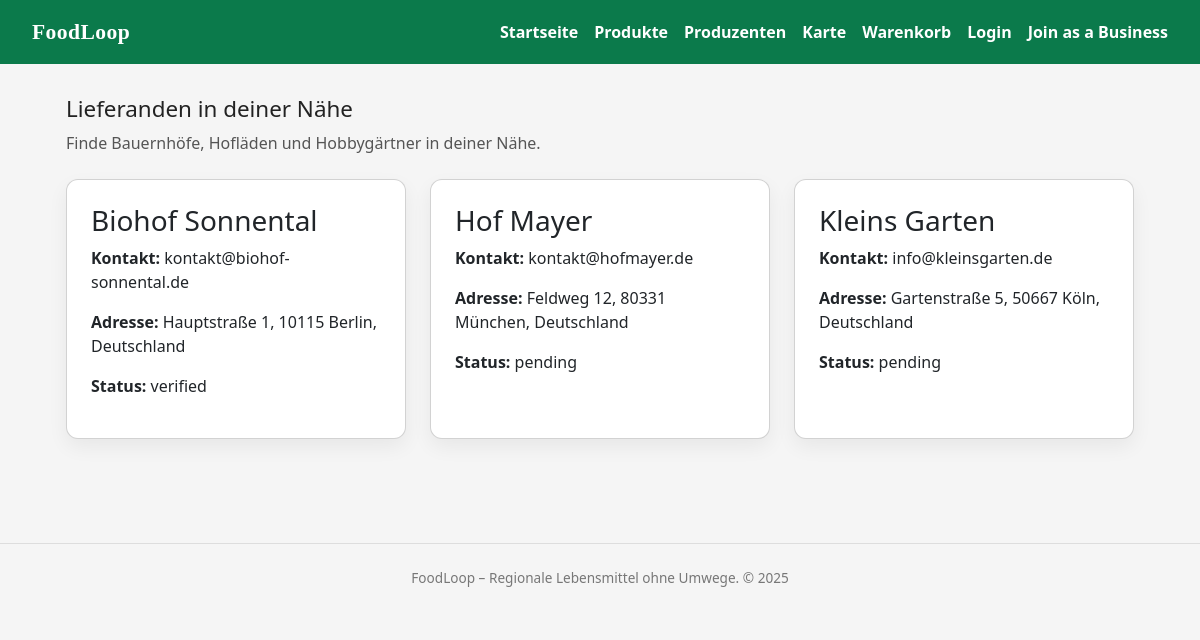
The page /producers on the database its author committed.
### models.py (models this page shows)
class ProducerProfile(db.Model):
    __tablename__ = "producer_profile"
    producer_id = db.Column(db.Integer, primary_key=True)
    user_id = db.Column(db.Integer, db.ForeignKey("user.id"), nullable=False, unique=True)
    address_id = db.Column(db.Integer, db.ForeignKey("address.address_id"), nullable=True)
    display_name = db.Column(db.String(255), nullable=False)
    legal_name = db.Column(db.String(255), nullable=True)
    tax_id = db.Column(db.String(50), nullable=True)
    contact_email = db.Column(db.String(255), nullable=False)
    contact_phone = db.Column(db.String(50), nullable=True)
    verification_status = db.Column(db.String(20), nullable=False, default="pending")
    created_at = db.Column(db.DateTime, default=datetime.utcnow, nullable=False)
    user = db.relationship("User", back_populates="producer_profile")
    products = db.relationship("Product", back_populates="producer", lazy="dynamic")
    address = db.relationship("Address", back_populates="producers")

class Address(db.Model):
    __tablename__ = "address"
    address_id = db.Column(db.Integer, primary_key=True)
    street = db.Column(db.String(255), nullable=False)
    city = db.Column(db.String(100), nullable=False)
    zip = db.Column(db.String(20), nullable=False)
    country = db.Column(db.String(100), nullable=False)
    created_at = db.Column(db.DateTime, default=datetime.utcnow, nullable=False)
    customers = db.relationship("CustomerProfile", back_populates="address", lazy="dynamic")
    producers = db.relationship("ProducerProfile", back_populates="address", lazy="dynamic")

### app.py (the view)
@app.route("/producers")
def producers():
    producers = ProducerProfile.query.all()
    return render_template("producers.html", producers=producers, current_zip="", current_type="")

### templates/producers.html (shortened to what this page needs)
{% extends "base.html" %}
{% block content %}
<section>
    <h1 class="section-title">Lieferanden in deiner Nähe</h1>
    <p class="section-sub">
        Finde Bauernhöfe, Hofläden und Hobbygärtner in deiner Nähe.
    </p>
    <div class="grid">
        {% if producers %}
            {% for prod in producers %}
                <div class="card">
                    <h3>{{ prod.display_name }}</h3>
                    <p><strong>Kontakt:</strong> {{ prod.contact_email }}</p>
                    <p>
                        <strong>Adresse:</strong>
                        {% if prod.address %}
                            {{ prod.address.street }}, {{ prod.address.zip }} {{ prod.address.city }}, {{ prod.address.country }}
                        {% else %}
                            Keine Adresse hinterlegt
                        {% endif %}
                    </p>
                    <p><strong>Status:</strong> {{ prod.verification_status }}</p>
                </div>
            {% endfor %}
        {% else %}
            <div class="card">
                <p>Keine Produzenten gefunden.</p>
            </div>
        {% endif %}
    </div>
</section>
{% endblock %}

### static/css/base.css (style rules this page uses)
body { font-family: system-ui, -apple-system, BlinkMacSystemFont, "Segoe UI", sans-serif; margin: 0; background: #f5f5f5; color: #222; overflow-x: hidden; }

### static/css/layout.css (style rules this page uses)
.grid { display: grid; grid-template-columns: repeat(auto-fill, minmax(260px, 1fr)); gap: 1.5rem; max-width: 1100px; margin: 0 auto; }
.section-title { font-size: 1.4rem; margin-bottom: 0.5rem; }
.section-sub { color: #555; margin-bottom: 1.5rem; }

### static/css/components.css (style rules this page uses)
.card { background: white; border-radius: 0.75rem; padding: 1.5rem; box-shadow: 0 8px 20px rgba(0,0,0,0.06); margin-bottom: 1.5rem; }

### rows shown on the page
ProducerProfile: display_name "Biohof Sonnental", contact_email "kontakt@biohof-sonnental.de", address.street "Hauptstraße 1", address.zip "10115", address.city "Berlin", address.country "Deutschland", verification_status "verified"
ProducerProfile: display_name "Hof Mayer", contact_email "kontakt@hofmayer.de", address.street "Feldweg 12", address.zip "80331", address.city "München", address.country "Deutschland", verification_status "pending"
ProducerProfile: display_name "Kleins Garten", contact_email "info@kleinsgarten.de", address.street "Gartenstraße 5", address.zip "50667", address.city "Köln", address.country "Deutschland", verification_status "pending"

### other values the page prints
{{ 2025 }} "2025"
